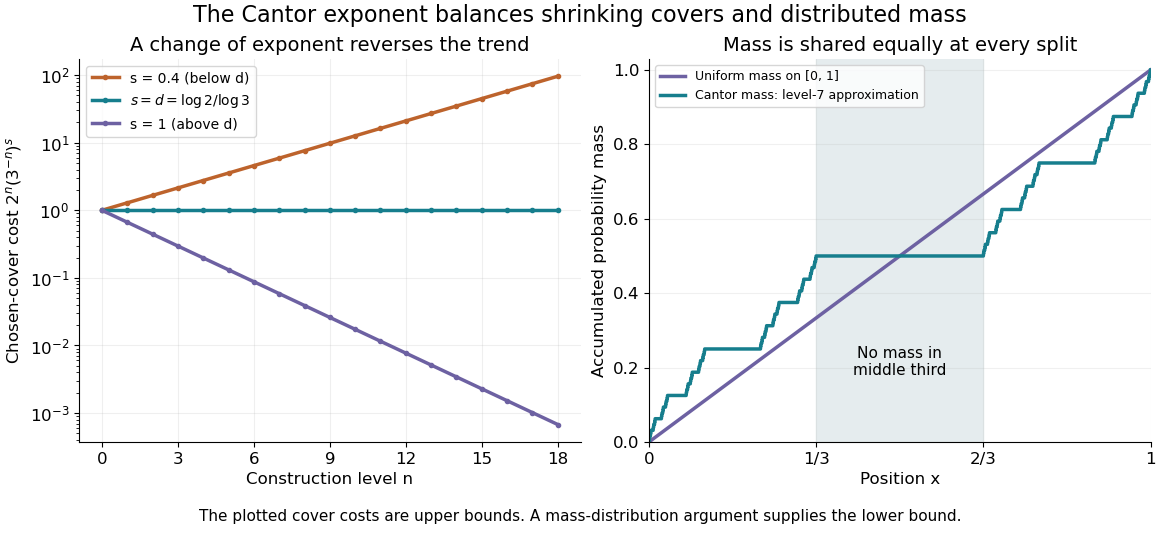

Write the Python code that produced this figure.
"""Costs of specific Cantor interval covers; not minimized Hausdorff content."""
from pathlib import Path

import matplotlib.pyplot as plt
import numpy as np


def main():
    plt.rcParams.update({"font.size": 12, "figure.facecolor": "white"})
    fig, axes = plt.subplots(1, 2, figsize=(11.6, 5.4), layout="constrained")
    d = np.log(2) / np.log(3)
    levels = np.arange(0, 19)
    for exponent, color, label in [
        (.4, "#bd632c", "s = 0.4 (below d)"),
        (d, "#167e8d", r"$s=d=\log 2/\log 3$"),
        (1., "#6d61a2", "s = 1 (above d)"),
    ]:
        cost = np.exp(levels * (np.log(2) - exponent * np.log(3)))
        assert np.allclose(cost, 2. ** levels * (3. ** (-levels)) ** exponent)
        if exponent == d:
            assert np.allclose(cost, 1)
        axes[0].semilogy(levels, cost, color=color, lw=2.5, marker="o", markersize=3, label=label)
    axes[0].set(xlabel="Construction level n", ylabel=r"Chosen-cover cost $2^n(3^{-n})^s$",
                xticks=[0, 3, 6, 9, 12, 15, 18])
    axes[0].set_title("A change of exponent reverses the trend", fontsize=14)
    axes[0].legend(loc="upper left", fontsize=10)
    axes[0].grid(alpha=.2)
    x = np.linspace(0, 1, 400)
    axes[1].plot(x, x, color="#6d61a2", lw=2.5, label="Uniform mass on [0, 1]")
    # Exact cumulative distribution of uniform mass on level-7 Cantor intervals.
    intervals = [(0., 1.)]
    for _ in range(7):
        intervals = [(a + off * (b - a) / 3, a + (off + 1) * (b - a) / 3)
                     for a, b in intervals for off in (0, 2)]
    knots = np.unique([0., 1.] + [v for interval in intervals for v in interval])
    cdf = np.zeros_like(knots)
    for a, b in intervals:
        cdf += np.clip((knots - a) / (b - a), 0, 1) / len(intervals)
    assert np.all(np.diff(cdf) >= -1e-12) and np.isclose(cdf[-1], 1)
    assert np.isclose(np.interp(1 / 3, knots, cdf), .5)
    assert np.isclose(np.interp(2 / 3, knots, cdf), .5)
    axes[1].plot(knots, cdf, color="#167e8d", lw=2.5, label="Cantor mass: level-7 approximation")
    axes[1].axvspan(1 / 3, 2 / 3, color="#e5ecee")
    axes[1].text(.5, .18, "No mass in\nmiddle third", ha="center", fontsize=11)
    axes[1].set(xlim=(0, 1), ylim=(0, 1.03), xlabel="Position x", ylabel="Accumulated probability mass",
                xticks=[0, 1 / 3, 2 / 3, 1], xticklabels=["0", "1/3", "2/3", "1"])
    axes[1].set_title("Mass is shared equally at every split", fontsize=14)
    axes[1].legend(loc="upper left", fontsize=9)
    axes[1].grid(alpha=.18)
    for ax in axes:
        ax.spines[["top", "right"]].set_visible(False)
    fig.suptitle("The Cantor exponent balances shrinking covers and distributed mass", fontsize=16)
    fig.get_layout_engine().set(rect=(0, .09, 1, .91))
    fig.text(.5, .035, "The plotted cover costs are upper bounds. A mass-distribution argument supplies the lower bound.",
             ha="center", fontsize=11)
    fig.savefig(Path(__file__).with_suffix(".png").name, dpi=100, facecolor="white")
    plt.close(fig)


if __name__ == "__main__":
    main()
